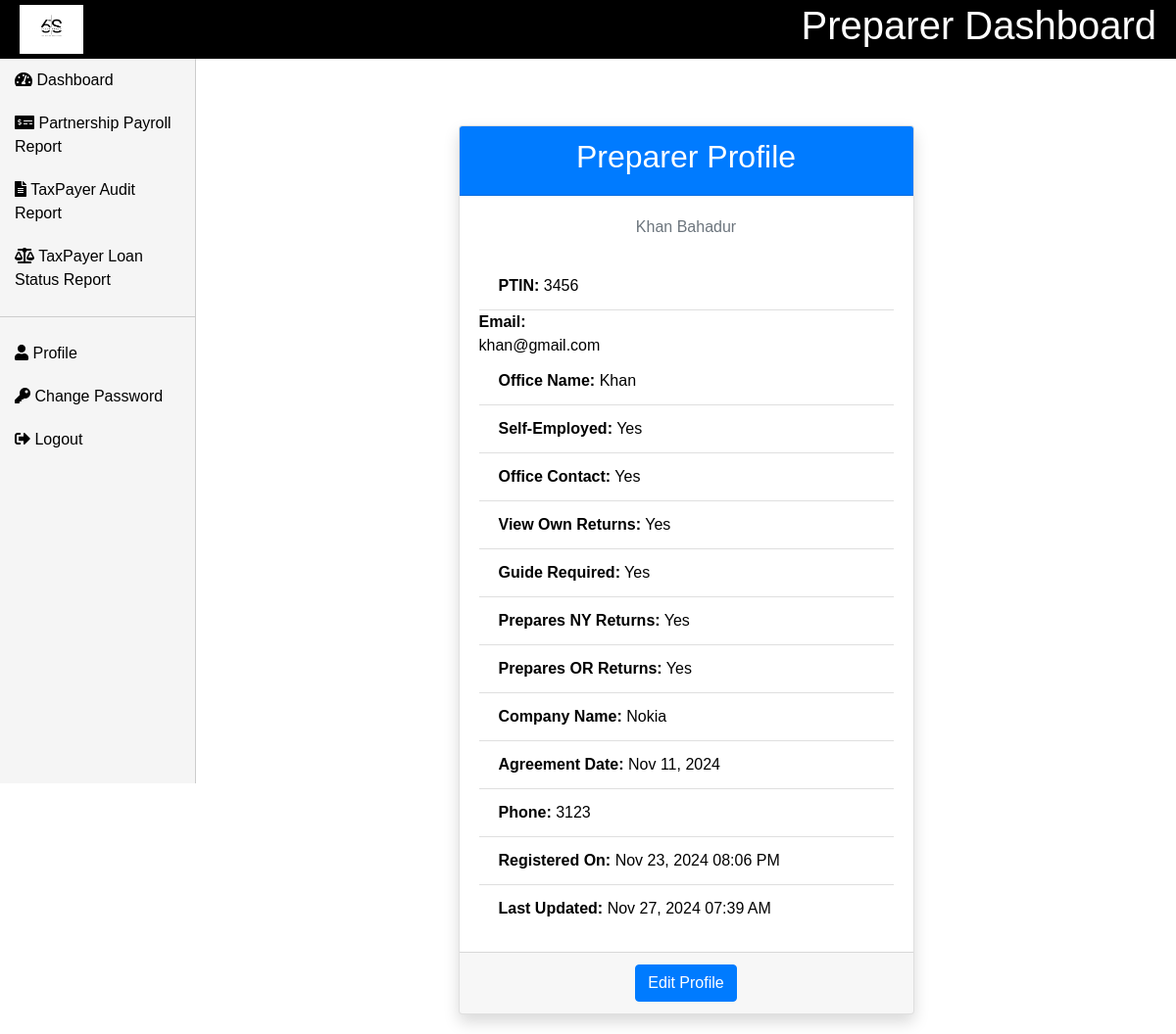
Page /prepare/profile (signed in) on the earlier database version.
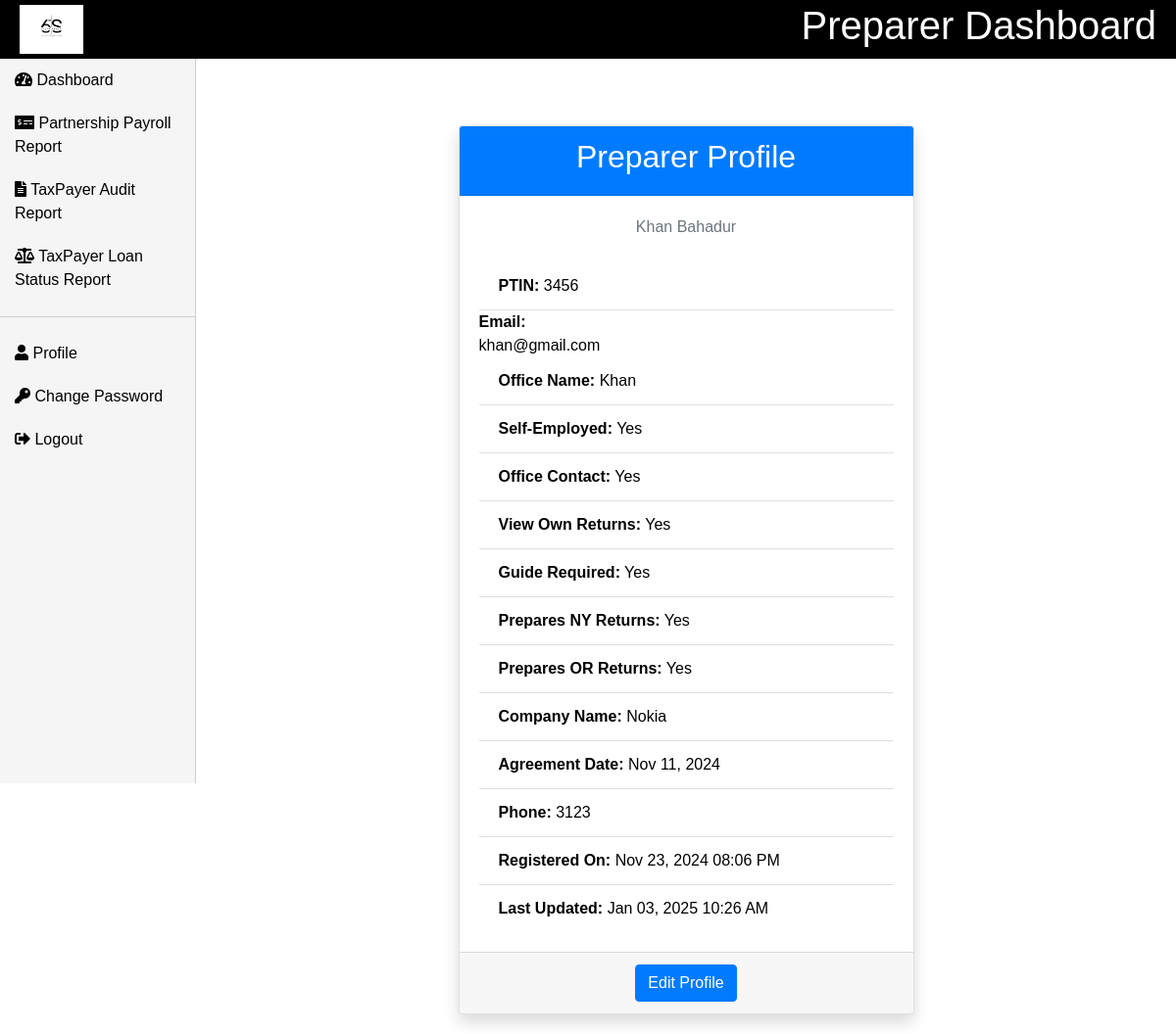
Same page on the later database version.
### sixthSense/models.py (models this page shows, shortened)
class Preparer(models.Model):
    user = models.OneToOneField(User, on_delete=models.CASCADE, related_name='preparer_profile')
    ACCOUNT_STATUS_CHOICES = [
        ('active', 'Active'),
        ('inactive', 'Inactive'),
    ]
    ptin= models.CharField(max_length=50, blank=True)
    first_name = models.CharField(max_length=100)
    last_name = models.CharField(max_length=100)
    preparer_email= models.EmailField()
    office_name = models.CharField(max_length=255, blank=True)
    office_contact = models.BooleanField(default=False)
    self_employed = models.BooleanField(default=False)
    view_own_returns = models.BooleanField(default=False)
    guide_required = models.BooleanField(default=False)
    prepares_ny = models.BooleanField(default=False)
    prepares_or_returns = models.BooleanField(default=False)
    title = models.CharField(max_length=100, blank=True)
    company_name = models.CharField(max_length=255, blank=True)
    office_code = models.CharField(max_length=50, blank=True)
    agree_date = models.DateField(blank=True, null=True)
    phone = models.CharField(max_length=15, blank=True)
    account_active = models.CharField(max_length=8, choices=ACCOUNT_STATUS_CHOICES)
    registered_on = models.DateTimeField(auto_now_add=True)
    updated_on = models.DateTimeField(auto_now=True)

### sixthSense/views.py (the view)
# urls.py: path ('prepare/profile', preparer_profile, name= 'preparer_profile'),path('password/change/', PasswordChangeView.as_view(
@login_required
def preparer_profile(request):
    preparer = request.user.preparer_profile
    context = {
        "preparer": preparer,
    }
    return render(request, "sixthSense/preparer_profile.html", context)

### sixthSense/templates/sixthSense/preparer_profile.html (shortened to what this page needs)
{% extends "sixthSense/base_preparer.html" %}
{% block content %}
<div class="container d-flex justify-content-center align-items-center mt-5">
    <div class="card shadow" style="width: 50%;">
        <div class="card-header text-center bg-primary text-white">
            <h2>Preparer Profile</h2>
        </div>
        <div class="card-body">
            <div class="text-center mb-4">
                {% if preparer.title %}
                <p class="text-muted">{{ preparer.title }}</p>
                {% endif %}
            </div>
            <ul class="list-group list-group-flush">
                <li class="list-group-item">
                    <strong>PTIN:</strong> {{ preparer.ptin }}
                </li
                <li class="list-group-item">
                    <strong>Email:</strong> {{ preparer.preparer_email }}
                <li class="list-group-item">
                    <strong>Office Name:</strong> {{ preparer.office_name|default:"N/A" }}
                </li>
                <li class="list-group-item">
                    <strong>Self-Employed:</strong> {{ preparer.self_employed|yesno:"Yes,No" }}
                </li>
                <li class="list-group-item">
                    <strong>Office Contact:</strong> {{ preparer.office_contact|yesno:"Yes,No" }}
                </li>
                <li class="list-group-item">
                    <strong>View Own Returns:</strong> {{ preparer.view_own_returns|yesno:"Yes,No" }}
                </li>
                <li class="list-group-item">
                    <strong>Guide Required:</strong> {{ preparer.guide_required|yesno:"Yes,No" }}
                </li>
                <li class="list-group-item">
                    <strong>Prepares NY Returns:</strong> {{ preparer.prepares_ny|yesno:"Yes,No" }}
                </li>
                <li class="list-group-item">
                    <strong>Prepares OR Returns:</strong> {{ preparer.prepares_or_returns|yesno:"Yes,No" }}
                </li>
                <li class="list-group-item">
                    <strong>Company Name:</strong> {{ preparer.company_name|default:"N/A" }}
                </li>
                <li class="list-group-item">
                    <strong>Agreement Date:</strong> {{ preparer.agree_date|date:"M d, Y" }}
                </li>
                <li class="list-group-item">
                    <strong>Phone:</strong> {{ preparer.phone|default:"N/A" }}
                </li>
                <li class="list-group-item">
                    <strong>Registered On:</strong> {{ preparer.registered_on|date:"M d, Y h:i A" }}
                </li>
                <li class="list-group-item">
                    <strong>Last Updated:</strong> {{ preparer.updated_on|date:"M d, Y h:i A" }}
                </li>
            </ul>
        </div>
        <div class="card-footer text-center">
            <a href="{% url 'edit_preparer' %}" class="btn btn-primary">Edit Profile</a>
        </div>
    </div>
</div>
{% endblock %}

Differences in the rows shown:
changed Preparer "Khan Bahadur": updated_on "Nov 27, 2024 07:39 AM" → "Jan 03, 2025 10:26 AM"
